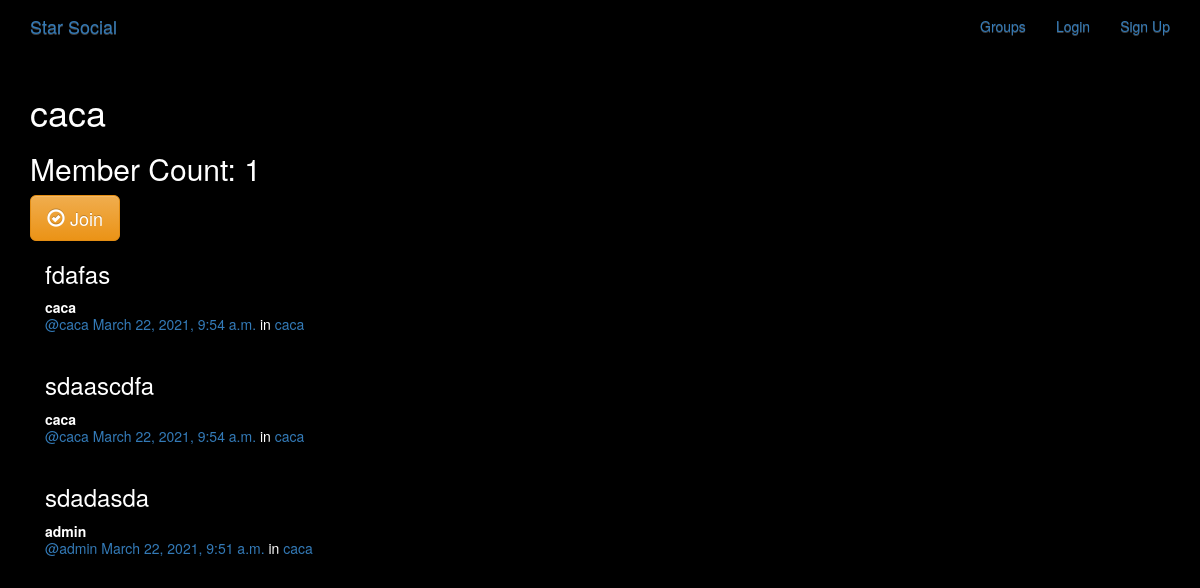
/groups/posts/in/caca/, run on the app's committed database.
### groups/models.py (models this page shows, shortened)
class Group(models.Model):
    name = models.CharField(max_length=256, unique=True)
    slug = models.SlugField(allow_unicode=True, unique=True)
    description = models.TextField(blank=False, default='')
    description_html = models.TextField(editable=False,default='', blank=True)
    members = models.ManyToManyField(User, through='GroupMember')
    class Meta:
        ordering = ['name']

### posts/models.py (models this page shows, shortened)
class Post(models.Model):
    user = models.ForeignKey(User, related_name="posts", on_delete=models.CASCADE)
    created_at = models.DateTimeField(auto_now=True)
    message = models.TextField()
    message_html = models.TextField(editable=False)
    group = models.ForeignKey(Group, related_name='posts', null=True, blank=True, on_delete=models.CASCADE)
    class Meta:
        ordering = ['-created_at']
        unique_together = ['user', 'message']

### groups/views.py (the view)
# urls.py: path('posts/in/<slug>/', views.SingleGroup.as_view(), name='single'),
class SingleGroup(generic.DetailView):
    model = Group

### groups/templates/groups/group_detail.html
{% extends "groups/group_base.html" %}
{% block pregroup %}
<h1>{{group.name}}</h1>
<h2> Member Count: {{group.members.count}}</h2>
  <div class="content">
				{% if user in group.members.all %}
					<a href="{% url 'groups:leave' slug=group.slug %}" class="btn btn-lg btn-fill btn-warning"><span class="glyphicon glyphicon-remove-circle"></span> Leave</a>
				{% else %}
					<a href="{% url 'groups:join' slug=group.slug %}" class="btn btn-lg btn-fill btn-warning"><span class="glyphicon glyphicon-ok-circle"></span> Join</a>
				{% endif %}
</div>
{% endblock %}
{% block group_content %}
<div class="col-md-8">
	{% if group.posts.count == 0 %}
	<h2>No posts in this group yet!</h2>
	{% else %}
		{% for post in group.posts.all %}
			{% include "posts/_post.html" %}
		{% endfor %}
	{% endif %}
</div>
{% endblock %}

### posts/templates/posts/_post.html (shortened to what this page needs)
<div class="post media">
	<h3>{{ post.message_html|safe }}</h3>
	<div class="media-body">
		<strong>{{ post.user.username }}</strong>
		<h5 class="media-heading">
			<span class="username"><a href="{% url 'posts:for_user' username=post.user.username %}">@{{ post.user.username }}</a></span>
			<time class="time"><a href="{% url 'posts:single' username=post.user.username pk=post.pk %}">{{ post.created_at }}</a></time>
			{% if post.group %}
			<span class="group-name">in <a href="#">{{ post.group.name }}</a></span>
			{% endif %}
		</h5>
	</div>
</div>

### static/simplesocial/css/master.css (style rules this page uses)
body { margin: 0; overflow: hidden; background-color: black; color:white; }

### data on the page
Group: name "caca", members.count "1"
Post: message_html "fdafas", user.username "caca", created_at "March 22, 2021, 9:54 a.m.", group.name "caca"
Post: message_html "sdaascdfa", user.username "caca", created_at "March 22, 2021, 9:54 a.m.", group.name "caca"
Post: message_html "sdadasda", user.username "admin", created_at "March 22, 2021, 9:51 a.m.", group.name "caca"
